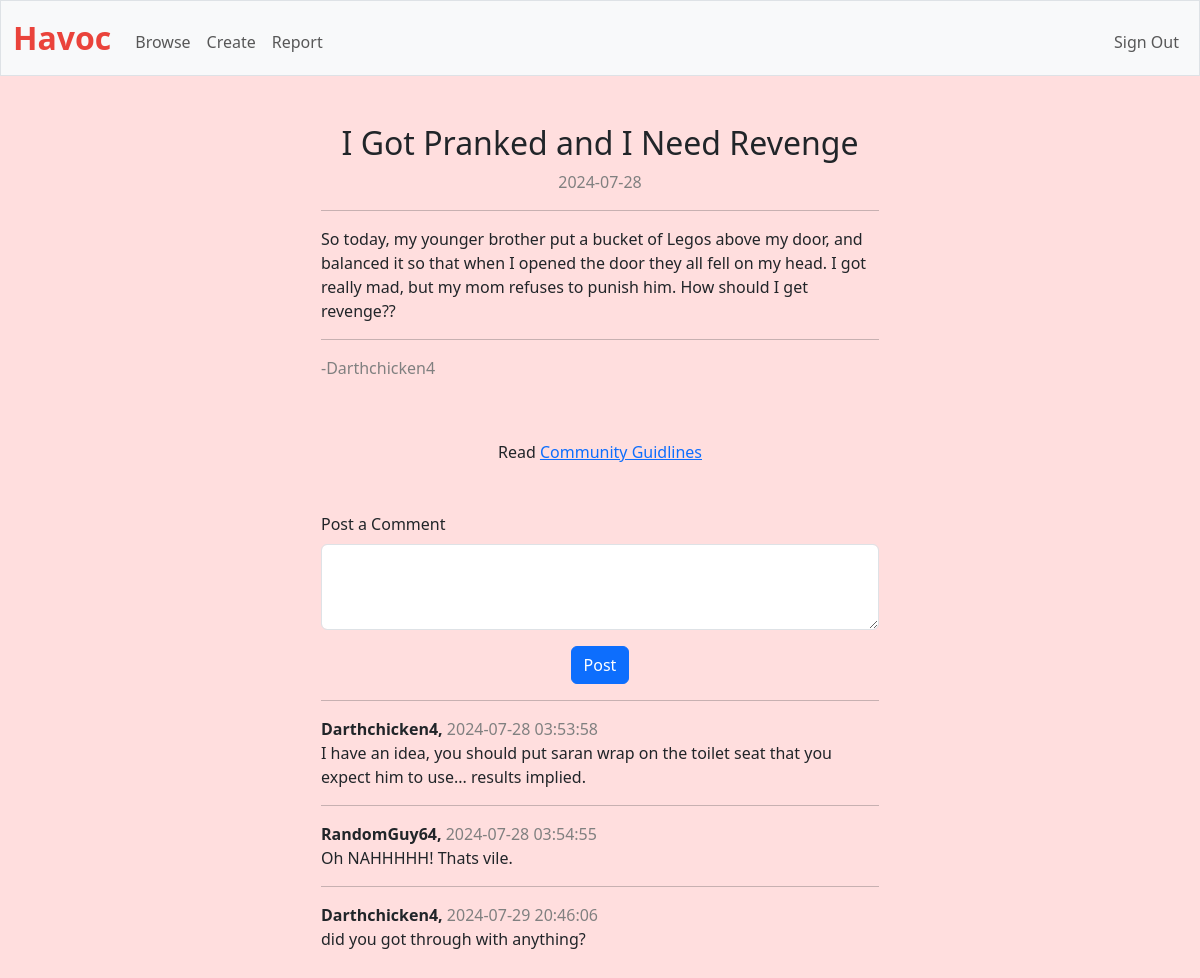
Screenshot of /thread/2 (signed in) with the database file from the repository.
### tables this page shows
CREATE TABLE threads (id INTEGER PRIMARY KEY, title TEXT, user TEXT, created TIMESTAMP DEFAULT CURRENT_TIMESTAMP, content TEXT);

CREATE TABLE posts (id INTEGER PRIMARY KEY, thread_id INTEGER, created TIMESTAMP DEFAULT CURRENT_TIMESTAMP, user TEXT, content TEXT);

### app.py (the view)
@app.route('/thread/<int:thread_id>', methods=["GET"])
@login_required
def thread(thread_id):
    thread = db.execute("SELECT * FROM threads WHERE id = ?", thread_id)
    created = thread[0]["created"]
    Posts = db.execute("SELECT * FROM posts WHERE thread_id = ? ORDER BY created", thread[0]["id"])
    datetime_object = datetime.strptime(created, '%Y-%m-%d %H:%M:%S')
    date_only = datetime_object.strftime('%Y-%m-%d')
    return render_template('thread.html', title=thread[0]["title"], creation=date_only, text=thread[0]["content"], user=thread[0]["user"], thread_id=thread[0]["id"], posts=Posts)

### app.py (called while the page is built)
@app.after_request
def after_request(response):
    response.headers["Cache-Control"] = "no-cache, no-store, must-revalidate"
    response.headers["Expires"] = 0
    response.headers["Pragma"] = "no-cache"
    return response

### helpers.py (called while the page is built)
def login_required(f):
    @wraps(f)
    def decorated_function(*args, **kwargs):
        if session.get("user_id") is None:
            print("not signed in")
            return redirect("/signin")
        return f(*args, **kwargs)
    return decorated_function

### templates/thread.html (shortened to what this page needs)
{% extends "layout.html" %}
{% block main %}
    <body >
        <header class="mb-1">
            <h2>{{ title }}</h2>
            <span class = "date">{{ creation }}</span>
        </header>
        <div class = "w-50" style = "margin: auto; text-align: left;">
            <hr>
            <div>{{ text }}</div>
            <hr>
            <div style="color: #808080;"> -{{ user }}</div>
        </div>
        <footer class="mb-5">
            <div style="height: 60px;"></div>
            Read <a style ='display:inline-block' href="/guidlines">Community Guidlines</a>
        </footer>
        <form action="/post" method="post">
            <div class="mb-3 w-50" style = "margin: auto; text-align: left;">
                <label  class="form-label mx-auto" style = "text-align: left;">Post a Comment</label>
                <textarea class="form-control mx-auto " name = "text"  rows="3"></textarea>
            </div>
            <button class="btn btn-primary" type="submit">Post</button>
        </body>
        {% for post in posts %}
            <li class='list w-50' style='list-style-type: none; margin: auto; text-align: left;'>
                <hr>
                <span class = 'user' >{{ post.user }},</span>
                <span class = 'date' >{{ post.created }}</span>
                <br>
                <p> {{ post.content }}</p>
              </li>
            {% endfor %}
            </body>
{% endblock %}

### static/styles.css (style rules this page uses)
.list { list-style-type: none; }
.user { font-weight: bold; }
.date { color: #808080; }
body { background-color: rgb(255, 222, 222); }

### rows the page displays
threads: title "I Got Pranked and I Need Revenge", content "So today, my younger brother put a bucket of Legos above my door, and balanced it so that when I opened the door they all fell on my head. I got really mad, but my mom refuses to punish him. How should I get revenge??", user "Darthchicken4"
posts: user "Darthchicken4", created "2024-07-28 03:53:58", content "I have an idea, you should put saran wrap on the toilet seat that you expect him to use... results implied."
posts: user "RandomGuy64", created "2024-07-28 03:54:55", content "Oh NAHHHHH! Thats vile."
posts: user "Darthchicken4", created "2024-07-29 20:46:06", content "did you got through with anything?"

### other values shown
{{ creation }} "2024-07-28"
